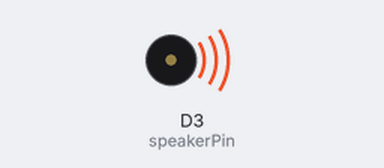
The sketch below on a simulated ESP8266 (NodeMCU). On the bench: buzzer (waves = sounding).

Above: at 1.8 s.
At 4.8 s:
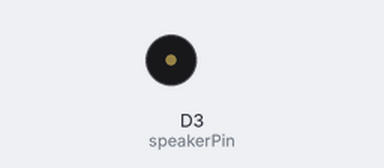
Timing chart, 0 to 6.6 s (numbered marks = the images above):
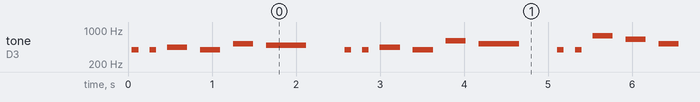

The sketch:

HappyBirthdaysong.ino
```cpp
//ONG LIT YIT 2013-07-20
//This following code plays happy birthday melody on Arduino
//Put Piezo Buzzer on GDN and 9 (Positive and negative are reversible)
//this project requires a Piezo Buzzer and

// an Arduino board and

//jumper wires to connect Buzzer's (+) to ~9 and (-) to GND (any GND)

//HAVE FUN

//this project requires a Piezo Buzzer and

// an Arduino board and

//jumper wires to connect Buzzer's (+) to ~9 and (-) to GND (any GND)

//HAVE FUN

int speakerPin = D3;

int length = 28; // the number of notes

char notes[] = "GGAGcB GGAGdc GGxecBA yyecdc";

int beats[] = { 2, 2, 8, 8, 8, 16, 1, 2, 2, 8, 8,8, 16, 1, 2,2,8,8,8,8,16, 1,2,2,8,8,8,16 };

int tempo = 150;

void playTone(int tone, int duration) {

for (long i = 0; i < duration * 1000L; i += tone * 2) {

   digitalWrite(speakerPin, HIGH);


   delayMicroseconds(tone);
   digitalWrite(speakerPin, LOW);

   delayMicroseconds(tone);

}

}

void playNote(char note, int duration) {

char names[] = {'C', 'D', 'E', 'F', 'G', 'A', 'B',

                 'c', 'd', 'e', 'f', 'g', 'a', 'b',

                 'x', 'y' };

int tones[] = { 1915, 1700, 1519, 1432, 1275, 1136, 1014,

                 956,  834,  765,  593,  468,  346,  224,

                 655 , 715 };

int SPEE = 5;

// play the tone corresponding to the note name

for (int i = 0; i < 17; i++) {

   if (names[i] == note) {
    int newduration = duration/SPEE;
     playTone(tones[i], newduration);

   }

}

}

void setup() {

pinMode(speakerPin, OUTPUT);

}

void loop() {

for (int i = 0; i < length; i++) {

   if (notes[i] == ' ') {

     delay(beats[i] * tempo); // rest

   } else {

     playNote(notes[i], beats[i] * tempo);

   }

   // pause between notes
   digitalWrite(D0, HIGH);
   digitalWrite(D1, HIGH);
   digitalWrite(D2, HIGH);
   delay(tempo);
   digitalWrite(D0, LOW);
   digitalWrite(D1, LOW);
   digitalWrite(D2, LOW);

}

}
```

Measured:
- by itself, tone on D3 (speakerPin): plays 391 Hz for 0.08 s, 391 Hz for 0.08 s, 439 Hz for 0.24 s, 391 Hz for 0.24 s, 521 Hz for 0.24 s, 491 Hz for 0.48 s … (319 notes in this stretch)
